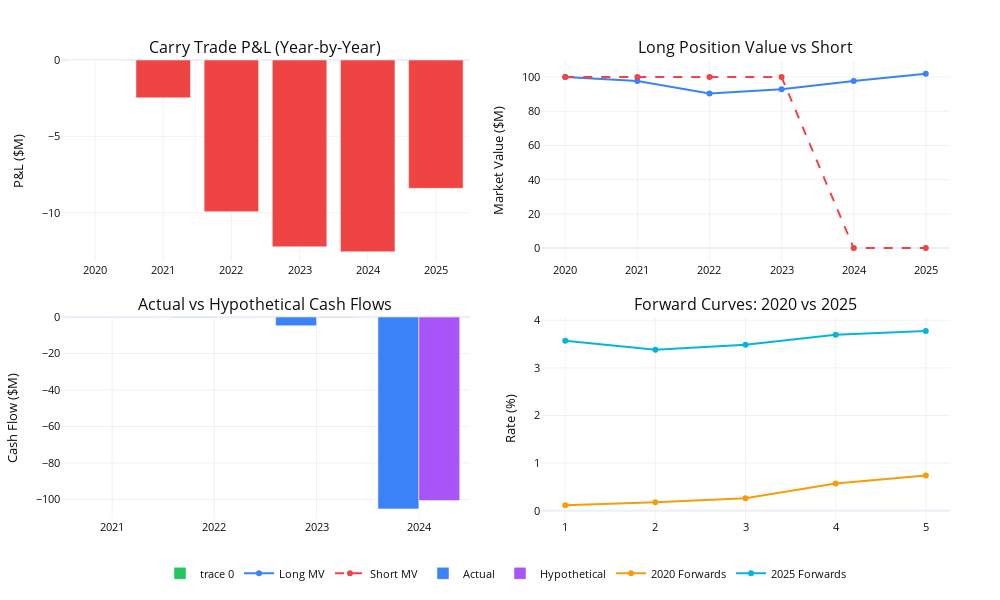

The notebook cell saved with this chart:
### Markdown cell above
> Forward rates are BIASED UPWARD predictors of future spot rates, and the term premium is positive.

In 2020, forward rates implied very low future 1yr rates (0.1-0.7%). Realized rates in 2022-2024 were higher (4-5%) due to Fed hikes.

This means the carry trade LOST money because:
1. Long position lost value as rates rose
2. Rolling short positions became expensive (high short-term rates)

Looking forward (2025-2030):
- Current yield curve is less steep (higher short rates already)
- If EH Fact 3 holds, forwards still overestimate future spot rates
- But the gap is smaller now, so carry trade has LESS favorable risk/reward

The 2020-2025 period was particularly bad because:
- Started with near-zero rates (nowhere to go but up)
- Experienced historic rate hiking cycle

### Code cell
fwd_data_2020 = fwd_2020_rates.to_dicts()
fwd_data_2025 = fwd_2025_rates.to_dicts()

fig = make_subplots(
    rows=2,
    cols=2,
    subplot_titles=(
        "Carry Trade P&L (Year-by-Year)",
        "Long Position Value vs Short",
        "Actual vs Hypothetical Cash Flows",
        "Forward Curves: 2020 vs 2025",
    ),
    vertical_spacing=0.12,
    horizontal_spacing=0.08,
)

pnl_data = pnl.to_dicts()
years = [d["year"] for d in pnl_data]
pnl_values = [d["pnl_ytd"] / 1e6 for d in pnl_data]

fig.add_trace(
    go.Bar(
        x=years,
        y=pnl_values,
        marker_color=["#ef4444" if v < 0 else "#22c55e" for v in pnl_values],
    ),
    row=1,
    col=1,
)

long_mv = [d["long_mv"] / 1e6 for d in pnl_data]
short_mv = [-d["short_mv"] / 1e6 for d in pnl_data]

fig.add_trace(
    go.Scatter(x=years, y=long_mv, name="Long MV", line=dict(color="#3b82f6", width=2)),
    row=1,
    col=2,
)
fig.add_trace(
    go.Scatter(
        x=years,
        y=short_mv,
        name="Short MV",
        line=dict(color="#ef4444", width=2, dash="dash"),
    ),
    row=1,
    col=2,
)

comp_data = comparison.to_dicts()
comp_years = [d["year"] for d in comp_data]
actual_cf = [d["actual_cf"] / 1e6 for d in comp_data]
hypo_cf = [d["hypothetical_cf"] / 1e6 for d in comp_data]

fig.add_trace(
    go.Bar(x=comp_years, y=actual_cf, name="Actual", marker_color="#3b82f6"),
    row=2,
    col=1,
)
fig.add_trace(
    go.Bar(x=comp_years, y=hypo_cf, name="Hypothetical", marker_color="#a855f7"),
    row=2,
    col=1,
)

fwd_2020 = hypothetical_1yr.with_columns(
    rate=(-pl.col("forward_price").log())
).to_dicts()

fig.add_trace(
    go.Scatter(
        x=[d["maturity"] for d in fwd_data_2020],
        y=[d["fwd_rate_2020"] * 100 for d in fwd_data_2020],
        name="2020 Forwards",
        line=dict(color="#f59e0b", width=2),
    ),
    row=2,
    col=2,
)
fig.add_trace(
    go.Scatter(
        x=[d["maturity"] for d in fwd_data_2025],
        y=[d["fwd_rate_2025"] * 100 for d in fwd_data_2025],
        name="2025 Forwards",
        line=dict(color="#06b6d4", width=2),
    ),
    row=2,
    col=2,
)

fig.update_yaxes(title_text="P&L ($M)", row=1, col=1)
fig.update_yaxes(title_text="Market Value ($M)", row=1, col=2)
fig.update_yaxes(title_text="Cash Flow ($M)", row=2, col=1)
fig.update_yaxes(title_text="Rate (%)", row=2, col=2)

fig.update_layout(
    template="plotly_white",
    paper_bgcolor="rgba(0,0,0,0)",
    plot_bgcolor="rgba(0,0,0,0)",
    showlegend=True,
    legend=dict(orientation="h", yanchor="bottom", y=-0.15, xanchor="center", x=0.5),
    height=600,
    width=1000,
    margin=dict(l=50, r=50, t=60, b=80),
    font=dict(size=11, color="#101010"),
)

for i in range(1, 3):
    for j in range(1, 3):
        fig.update_xaxes(showgrid=True, gridcolor="rgba(128,128,128,0.1)", row=i, col=j)
        fig.update_yaxes(showgrid=True, gridcolor="rgba(128,128,128,0.1)", row=i, col=j)

fig.show()

### Figure 1 — Plotly figure (JSON) as saved in the notebook; plotly's stock layout.template omitted (floating-point values rounded to 4 significant figures)
{"data": [{"marker": {"color": ["#22c55e", "#ef4444", "#ef4444", "#ef4444", "#ef4444", "#ef4444"]}, "type": "bar", "x": [2020, 2021, 2022, 2023, 2024, 2025], "xaxis": "x", "y": [0, -2.479, -9.932, -12.23, -12.56, -8.406], "yaxis": "y"}, {"line": {"color": "#3b82f6", "width": 2}, "name": "Long MV", "type": "scatter", "x": [2020, 2021, 2022, 2023, 2024, 2025], "xaxis": "x2", "y": [100, 97.64, 90.43, 92.91, 97.73, 101.9], "yaxis": "y2"}, {"line": {"color": "#ef4444", "dash": "dash", "width": 2}, "name": "Short MV", "type": "scatter", "x": [2020, 2021, 2022, 2023, 2024, 2025], "xaxis": "x2", "y": [100, 100, 100, 100, 0, 0], "yaxis": "y2"}, {"marker": {"color": "#3b82f6"}, "name": "Actual", "type": "bar", "x": [2021, 2022, 2023, 2024], "xaxis": "x3", "y": [-0.1162, -0.2483, -4.781, -105.1], "yaxis": "y3"}, {"marker": {"color": "#a855f7"}, "name": "Hypothetical", "type": "bar", "x": [2021, 2022, 2023, 2024], "xaxis": "x3", "y": [-0.1162, -0.1797, -0.2597, -100.6], "yaxis": "y3"}, {"line": {"color": "#f59e0b", "width": 2}, "name": "2020 Forwards", "type": "scatter", "x": [1, 2, 3, 4, 5], "xaxis": "x4", "y": [0.1162, 0.1796, 0.2594, 0.5703, 0.7404], "yaxis": "y4"}, {"line": {"color": "#06b6d4", "width": 2}, "name": "2025 Forwards", "type": "scatter", "x": [1, 2, 3, 4, 5], "xaxis": "x4", "y": [3.569, 3.38, 3.485, 3.695, 3.777], "yaxis": "y4"}], "layout": {"annotations": [{"font": {"size": 16}, "showarrow": false, "text": "Carry Trade P&L (Year-by-Year)", "x": 0.23, "xanchor": "center", "xref": "paper", "y": 1, "yanchor": "bottom", "yref": "paper"}, {"font": {"size": 16}, "showarrow": false, "text": "Long Position Value vs Short", "x": 0.77, "xanchor": "center", "xref": "paper", "y": 1, "yanchor": "bottom", "yref": "paper"}, {"font": {"size": 16}, "showarrow": false, "text": "Actual vs Hypothetical Cash Flows", "x": 0.23, "xanchor": "center", "xref": "paper", "y": 0.44, "yanchor": "bottom", "yref": "paper"}, {"font": {"size": 16}, "showarrow": false, "text": "Forward Curves: 2020 vs 2025", "x": 0.77, "xanchor": "center", "xref": "paper", "y": 0.44, "yanchor": "bottom", "yref": "paper"}], "font": {"color": "#101010", "size": 11}, "height": 600, "legend": {"orientation": "h", "x": 0.5, "xanchor": "center", "y": -0.15, "yanchor": "bottom"}, "margin": {"b": 80, "l": 50, "r": 50, "t": 60}, "paper_bgcolor": "rgba(0,0,0,0)", "plot_bgcolor": "rgba(0,0,0,0)", "showlegend": true, "width": 1000, "xaxis": {"anchor": "y", "domain": [0, 0.46], "gridcolor": "rgba(128,128,128,0.1)", "showgrid": true}, "xaxis2": {"anchor": "y2", "domain": [0.54, 1], "gridcolor": "rgba(128,128,128,0.1)", "showgrid": true}, "xaxis3": {"anchor": "y3", "domain": [0, 0.46], "gridcolor": "rgba(128,128,128,0.1)", "showgrid": true}, "xaxis4": {"anchor": "y4", "domain": [0.54, 1], "gridcolor": "rgba(128,128,128,0.1)", "showgrid": true}, "yaxis": {"anchor": "x", "domain": [0.56, 1], "gridcolor": "rgba(128,128,128,0.1)", "showgrid": true, "title": {"text": "P&L ($M)"}}, "yaxis2": {"anchor": "x2", "domain": [0.56, 1], "gridcolor": "rgba(128,128,128,0.1)", "showgrid": true, "title": {"text": "Market Value ($M)"}}, "yaxis3": {"anchor": "x3", "domain": [0, 0.44], "gridcolor": "rgba(128,128,128,0.1)", "showgrid": true, "title": {"text": "Cash Flow ($M)"}}, "yaxis4": {"anchor": "x4", "domain": [0, 0.44], "gridcolor": "rgba(128,128,128,0.1)", "showgrid": true, "title": {"text": "Rate (%)"}}}}
